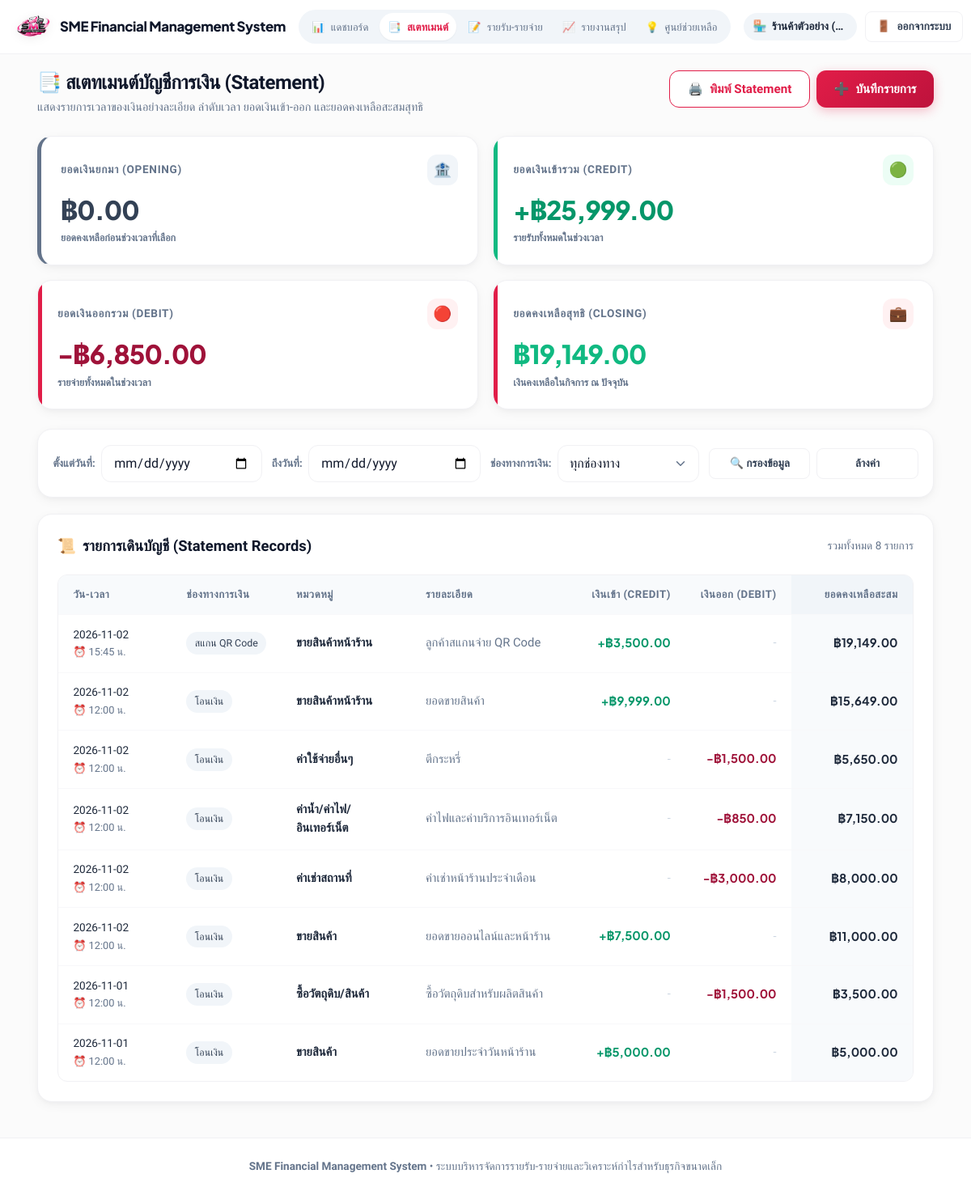
Screenshot of /statement (signed in) with the database file from the repository.
### tables this page shows
CREATE TABLE transactions (
            id INTEGER PRIMARY KEY AUTOINCREMENT,
            trans_date TEXT NOT NULL,
            type TEXT NOT NULL,
            category TEXT NOT NULL,
            amount REAL NOT NULL,
            note TEXT,
            created_at TEXT NOT NULL
        , user_id INTEGER NOT NULL DEFAULT 1, trans_time TEXT NOT NULL DEFAULT '12:00', payment_method TEXT NOT NULL DEFAULT 'โอนเงิน');

### flask_app.py (the view)
@app.route("/statement")
@login_required
def statement():
    user_id = session["user_id"]
    start_date = request.args.get("start_date", "")
    end_date = request.args.get("end_date", "")
    payment_method = request.args.get("payment_method", "all")
    stmt_data = db_service.get_statement(
        user_id=user_id,
        start_date=start_date,
        end_date=end_date,
        payment_method=payment_method
    )
    today_str = date.today().strftime("%Y-%m-%d")
    return render_template(
        "statement.html",
        statement=stmt_data,
        start_date=start_date,
        end_date=end_date,
        payment_method=payment_method,
        today=today_str,
        business_name=session.get("business_name", "ธุรกิจ SME")
    )

### db_service.py (called while the page is built)
def get_sqlite_conn():
    conn = sqlite3.connect(SQLITE_DB_PATH)
    conn.row_factory = sqlite3.Row
    return conn

### flask_app.py (called while the page is built)
def login_required(f):
    @wraps(f)
    def decorated_function(*args, **kwargs):
        if "user_id" not in session:
            flash("กรุณาเข้าสู่ระบบก่อนเข้าใช้งาน", "warning")
            return redirect(url_for("login"))
        return f(*args, **kwargs)
    return decorated_function

### templates/statement.html (shortened to what this page needs)
{% extends "base.html" %}
{% block content %}
<div class="page-header no-print">
    <div>
        <h1 class="page-title">📑 สเตทเมนต์บัญชีการเงิน (Statement)</h1>
        <p class="page-subtitle">แสดงรายการเวลาของเงินอย่างละเอียด ลำดับเวลา ยอดเงินเข้า-ออก และยอดคงเหลือสะสมสุทธิ</p>
    </div>
    <div class="page-header-actions">
        <button onclick="window.print()" class="btn btn-secondary" style="border: 1.5px solid var(--primary); color: var(--primary);">
            <span>🖨️</span> พิมพ์ Statement
        </button>
        <a href="{{ url_for('transactions') }}" class="btn btn-primary">
            <span>➕</span> บันทึกรายการ
        </a>
    </div>
</div>
<div class="kpi-grid">
    <div class="kpi-card" style="border-left: 5px solid #64748b;">
        <div class="kpi-header">
            <span class="kpi-title">ยอดเงินยกมา (Opening)</span>
            <div class="kpi-icon-pill" style="background: #f1f5f9; color: #475569;">🏦</div>
        </div>
        <div class="kpi-value" style="color: #334155;">฿{{ "{:,.2f}".format(statement.opening_balance) }}</div>
        <div class="kpi-badge">ยอดคงเหลือก่อนช่วงเวลาที่เลือก</div>
    </div>
    <div class="kpi-card kpi-card-income">
        <div class="kpi-header">
            <span class="kpi-title">ยอดเงินเข้ารวม (Credit)</span>
            <div class="kpi-icon-pill">🟢</div>
        </div>
        <div class="kpi-value text-income">+฿{{ "{:,.2f}".format(statement.period_inflow) }}</div>
        <div class="kpi-badge">รายรับทั้งหมดในช่วงเวลา</div>
    </div>
    <div class="kpi-card kpi-card-expense">
        <div class="kpi-header">
            <span class="kpi-title">ยอดเงินออกรวม (Debit)</span>
            <div class="kpi-icon-pill">🔴</div>
        </div>
        <div class="kpi-value text-expense">-฿{{ "{:,.2f}".format(statement.period_outflow) }}</div>
        <div class="kpi-badge">รายจ่ายทั้งหมดในช่วงเวลา</div>
    </div>
    <div class="kpi-card kpi-card-profit">
        <div class="kpi-header">
            <span class="kpi-title">ยอดคงเหลือสุทธิ (Closing)</span>
            <div class="kpi-icon-pill">💼</div>
        </div>
        <div class="kpi-value" style="color: {{ '#10b981' if statement.closing_balance >= 0 else '#e11d48' }};">
            ฿{{ "{:,.2f}".format(statement.closing_balance) }}
        </div>
        <div class="kpi-badge">เงินคงเหลือในกิจการ ณ ปัจจุบัน</div>
    </div>
</div>
<div class="card no-print" style="padding: 1.15rem; margin-bottom: 1.25rem;">
    <form method="GET" action="{{ url_for('statement') }}" class="filter-bar" style="background: transparent; border: none; padding: 0; margin-bottom: 0;">
        <div class="filter-group" style="flex: 1; min-width: 150px;">
            <label for="start_date">ตั้งแต่วันที่:</label>
            <input type="date" name="start_date" id="start_date" value="{{ start_date }}">
        </div>
        <div class="filter-group" style="flex: 1; min-width: 150px;">
            <label for="end_date">ถึงวันที่:</label>
            <input type="date" name="end_date" id="end_date" value="{{ end_date }}">
        </div>
        <div class="filter-group" style="flex: 1; min-width: 160px;">
            <label for="payment_method">ช่องทางการเงิน:</label>
            <select name="payment_method" id="payment_method">
                <option value="all" {% if payment_method == 'all' %}selected{% endif %}>ทุกช่องทาง</option>
            </select>
        </div>
        <div style="display: flex; gap: 0.5rem; flex: 1; min-width: 160px;">
            <button type="submit" class="btn btn-secondary btn-sm" style="flex: 1;">🔍 กรองข้อมูล</button>
            <a href="{{ url_for('statement') }}" class="btn btn-secondary btn-sm" style="flex: 1;">ล้างค่า</a>
        </div>
    </form>
</div>
<div class="card">
    <div class="card-header">
        <h2 class="card-title"><span>📜</span> รายการเดินบัญชี (Statement Records)</h2>
        <span style="font-size: 0.85rem; color: var(--muted); font-weight: 500;">
            รวมทั้งหมด {{ statement.total_count }} รายการ
        </span>
    </div>
    {% if statement.transactions %}
    <div class="desktop-table-container">
        <div class="table-responsive">
            <table>
                <thead>
                    <tr>
                        <th style="width: 140px;">วัน-เวลา</th>
                        <th style="width: 130px;">ช่องทางการเงิน</th>
                        <th style="width: 160px;">หมวดหมู่</th>
                        <th>รายละเอียด</th>
                        <th style="text-align: right; width: 130px;">เงินเข้า (Credit)</th>
                        <th style="text-align: right; width: 130px;">เงินออก (Debit)</th>
                        <th style="text-align: right; width: 150px; background-color: #f1f5f9;">ยอดคงเหลือสะสม</th>
                    </tr>
                </thead>
                <tbody>
                    {% for item in statement.transactions %}
                    <tr>
                        <td style="color: var(--dark-800); font-weight: 500; font-size: 0.85rem; white-space: nowrap;">
                            {{ item.trans_date }}<br>
                            <span style="color: var(--muted); font-size: 0.8rem;">⏰ {{ item.trans_time }} น.</span>
                        </td>
                        <td>
                            <span class="badge" style="background: #f1f5f9; color: var(--dark-700); font-weight: 500;">
                                {{ item.payment_method }}
                            </span>
                        </td>
                        <td><strong>{{ item.category }}</strong></td>
                        <td style="color: var(--muted);">{{ item.note if item.note else '-' }}</td>
                        <td style="text-align: right;">
                            {% if item.type == 'income' %}
                                <span class="amount-income">+฿{{ "{:,.2f}".format(item.amount) }}</span>
                            {% else %}
                                <span style="color: #cbd5e1;">-</span>
                            {% endif %}
                        </td>
                        <td style="text-align: right;">
                            {% if item.type == 'expense' %}
                                <span class="amount-expense">-฿{{ "{:,.2f}".format(item.amount) }}</span>
                            {% else %}
                                <span style="color: #cbd5e1;">-</span>
                            {% endif %}
                        </td>
                        <td style="text-align: right; font-weight: 700; font-family: var(--font-en); background-color: #f8fafc;" class="{{ 'text-income' if item.running_balance >= 0 else 'text-expense' }}">
                            ฿{{ "{:,.2f}".format(item.running_balance) }}
                        </td>
                    </tr>
                    {% endfor %}
                </tbody>
            </table>
        </div>
    </div>
    {% else %}
    <div class="empty-state">
        <div class="empty-icon">📜</div>
        <p style="font-weight: 600; color: var(--dark-900);">ไม่พบรายการเดินบัญชีในช่วงเวลาที่เลือก</p>
        <p style="font-size: 0.85rem; margin-top: 0.25rem;">ลองเปลี่ยนตัวกรอง หรือเริ่มต้นบันทึกรายการรายรับ-รายจ่าย</p>
    </div>
    {% endif %}
</div>
{% endblock %}

### rows the page displays
transactions: trans_date "2026-11-02", trans_time "15:45", payment_method "สแกน QR Code", category "ขายสินค้าหน้าร้าน", note "ลูกค้าสแกนจ่าย QR Code", amount "3,500.00", running_balance "19,149.00"
transactions: trans_date "2026-11-02", trans_time "12:00", payment_method "โอนเงิน", category "ขายสินค้าหน้าร้าน", note "ยอดขายสินค้า", amount "9,999.00", running_balance "15,649.00"
transactions: trans_date "2026-11-02", trans_time "12:00", payment_method "โอนเงิน", category "ค่าใช้จ่ายอื่นๆ", note "ตีกระหรี่", amount "1,500.00", running_balance "5,650.00"
transactions: trans_date "2026-11-02", trans_time "12:00", payment_method "โอนเงิน", category "ค่าน้ำ/ค่าไฟ/อินเทอร์เน็ต", note "ค่าไฟและค่าบริการอินเทอร์เน็ต", amount "850.00", running_balance "7,150.00"
transactions: trans_date "2026-11-02", trans_time "12:00", payment_method "โอนเงิน", category "ค่าเช่าสถานที่", note "ค่าเช่าหน้าร้านประจำเดือน", amount "3,000.00", running_balance "8,000.00"
transactions: trans_date "2026-11-02", trans_time "12:00", payment_method "โอนเงิน", category "ขายสินค้า", note "ยอดขายออนไลน์และหน้าร้าน", amount "7,500.00", running_balance "11,000.00"
transactions: trans_date "2026-11-01", trans_time "12:00", payment_method "โอนเงิน", category "ซื้อวัตถุดิบ/สินค้า", note "ซื้อวัตถุดิบสำหรับผลิตสินค้า", amount "1,500.00", running_balance "3,500.00"
transactions: trans_date "2026-11-01", trans_time "12:00", payment_method "โอนเงิน", category "ขายสินค้า", note "ยอดขายประจำวันหน้าร้าน", amount "5,000.00", running_balance "5,000.00"

### other values shown
{{ session.get('business_name', session.get('username')) }} "ร้านค้าตัวอย่าง (…"
{{ "{:,.2f}".format(statement.opening_balance) }} "0.00"
{{ "{:,.2f}".format(statement.period_inflow) }} "25,999.00"
{{ "{:,.2f}".format(statement.period_outflow) }} "6,850.00"
{{ "{:,.2f}".format(statement.closing_balance) }} "19,149.00"
{{ statement.total_count }} "8"
